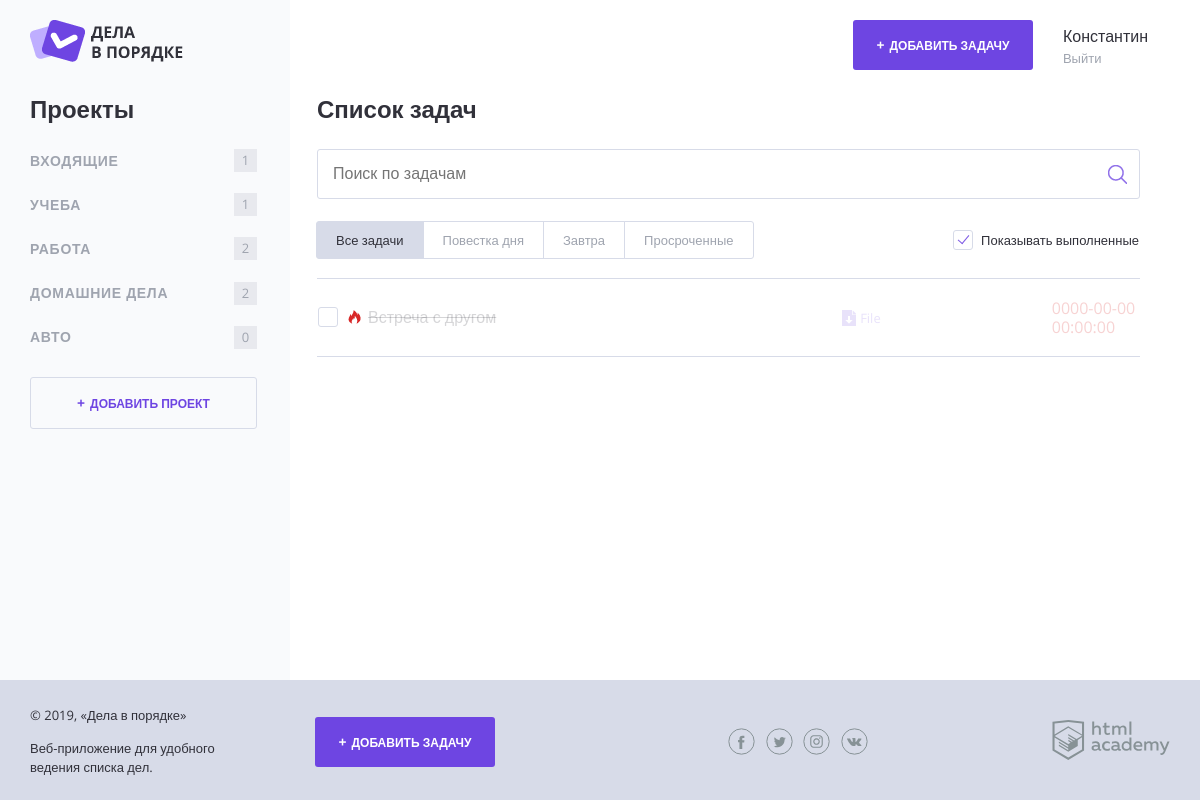
Before: /index.php?id=1 with the older database file.
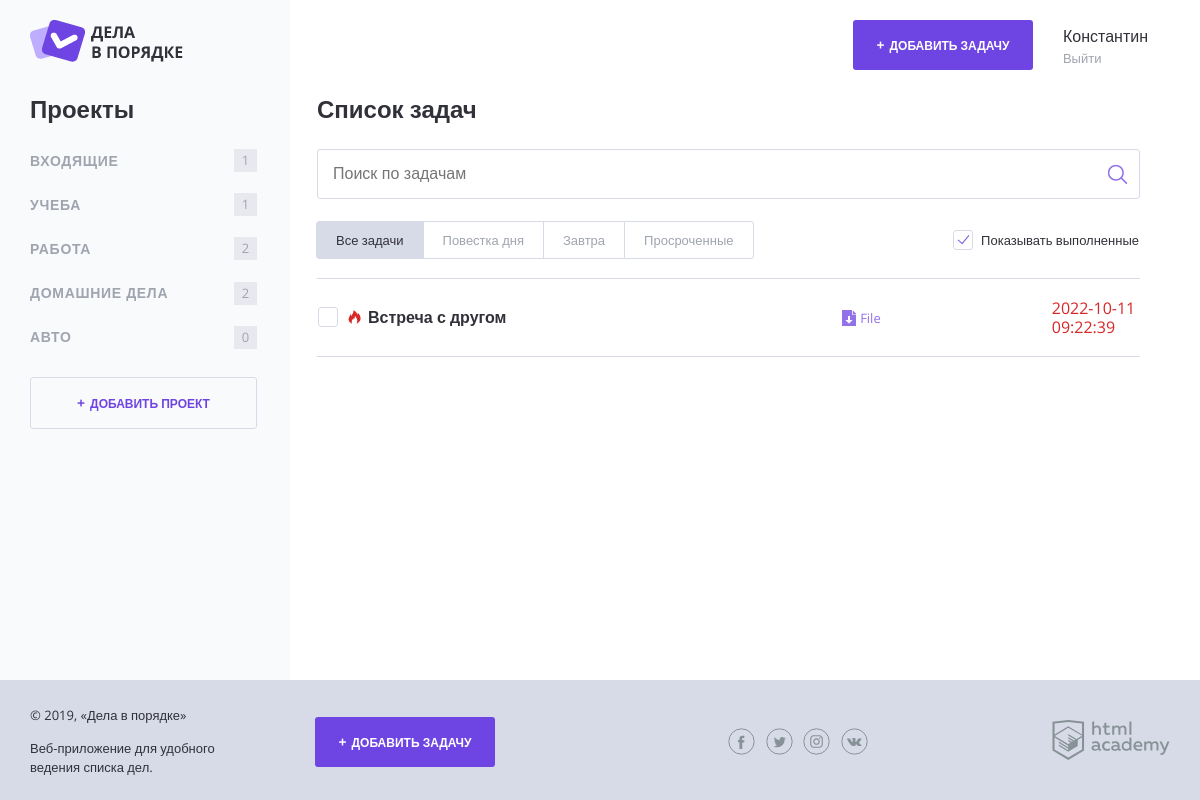
After: the same page with the newer database file.
### tables this page shows
CREATE TABLE tasks (
                     id			BIGINT NOT NULL AUTO_INCREMENT PRIMARY KEY,
                     user_id		BIGINT NOT NULL,
                     project_id	BIGINT NOT NULL,
                     date_create DATETIME NOT NULL DEFAULT CURRENT_TIMESTAMP,
                     title		VARCHAR(255) NOT NULL,
                     file  VARCHAR(255) NULL,
                     is_done TINYINT NOT NULL DEFAULT 0,
                     date_end DATETIME NULL,
                     FOREIGN KEY(user_id) REFERENCES users(id),
                     FOREIGN KEY(project_id) REFERENCES  projects(id)

);

### core/helpers.php (called while the page is built, shortened)
<?php
function include_template($name, array $data = []) {
    $name = 'templates/' . $name;
    extract($data);
    require $name;
    $result = ob_get_clean();
    return $result;
}
function getTime($fe_date)
{
    $timestamp = strtotime($fe_date) - time();
    $hours = floor($timestamp / 3600);
    return $hours;
}
function getAllTasks($con) {
    $tasksObject =$con->query('SELECT
	t.title,
    t.date_create,
    t.is_done,
    t.file,
    p.title as project_name
	FROM `tasks` t JOIN projects p ON t.project_id = p.id');
    return $tasksObject->fetchAll();
}
function getTasksByProjectId($con, $id) {
    $stmt = $con->prepare('SELECT
	t.title,
    t.date_create,
    t.is_done,
    t.file,
    p.title as project_name
	FROM `tasks` t JOIN projects p ON t.project_id = p.id
    WHERE t.project_id = ?');
    $stmt->execute([$id]);
    return $stmt->fetchAll();
}

### core/init.php (called while the page is built, shortened)
<?php
$host = 'localhost';
$dbName = 'doing';
$userName= 'root';
$password= '';
$charset = 'utf8mb4';
$collate = 'utf8mb4_0900_ai_ci';
$driver = 'mysql';
$dsn = "{$driver}:host={$host};dbname={$dbName};charset={$charset}";
$options = [
    PDO::ATTR_ERRMODE => PDO::ERRMODE_EXCEPTION,
    PDO::ATTR_DEFAULT_FETCH_MODE => PDO::FETCH_ASSOC,
    PDO::MYSQL_ATTR_INIT_COMMAND => "SET NAMES {$charset} COLLATE {$collate}"
];
try{
    $con = new PDO($dsn, $userName, $password, $options );
} catch(PDOException $e) {
    die("Подключение к серверу MySQL не удалось - {$e->getMessage()}");
}
$show_complete_tasks = rand(0, 1);
$all_tasks = getAllTasks($con);

### templates/layout.php (the view, shortened to what the changed rows need)
<!DOCTYPE html>
<html lang="ru">
<head>
    <link rel="stylesheet" href="css/normalize.css">
    <link rel="stylesheet" href="css/style.css">
    <link rel="stylesheet" href="css/flatpickr.min.css">
</head>
<body>
<div class="page-wrapper">
    <div class="container container--with-sidebar">
        <div class="content">
            <section class="content__side">
                <h2 class="content__side-heading">Проекты</h2>
            </section>
            <?= $content; ?>
        </div>
    </div>
</div>
</body>
</html>

### templates/pages/main-template.php (shortened to what the changed rows need)
<main class="content__main">
        <h2 class="content__main-heading">Список задач</h2>
        <table class="tasks">
            <?php foreach ($tasks as $task): ?>
                <?php if ($show_complete_tasks === 0 && $task["is_done"]==='1'): ?>
                     <?php continue; ?>
                 <?php else: ?>
                     <tr class="tasks__item task<?php if (getTime($task['date_create']) <= 24):?> task--important<?php endif;?>  <?= ($task["is_done"])==='1' ? 'task--completed' : '';?>">
                            <td class="task__select">
                             <label class="checkbox task__checkbox">
                                <span class="checkbox__text"><?= $task["title"]?></span>
                            </label>
                         </td>
                        <td class="task__file">
                            <a class="download-link" href="#"><?=$task['file']?></a>
                        </td>
                        <td class="task__date"><?= $task["date_create"] ?></td>
                    </tr>
                <?php endif; ?>
            <?php endforeach; ?>
        </table>
    </main>

Changed rows visible on the page:
changed tasks "Встреча с другом": date_create "0000-00-00 00:00:00" → "2022-10-11 09:22:39"
